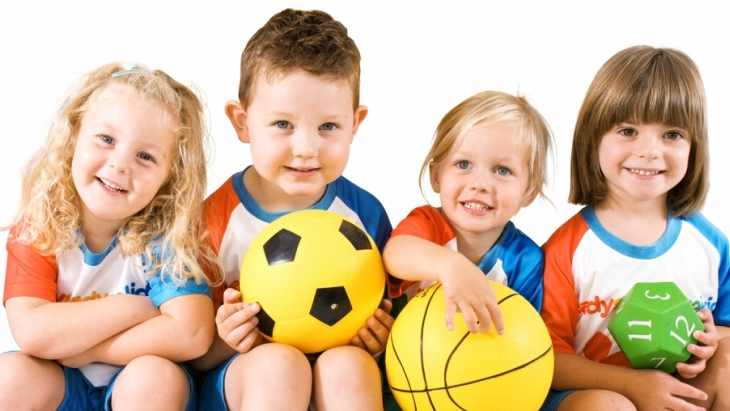
#> input picture detect faces/image.jpg, 730 x 411 px
$ python face-det-pic.py
#> lines starting #> are read from the running program, lines starting #| are printed output that depends on the picture; after the words box and inside, x2 and y2 are one past the last pixel; in counts of white or black regions, pixels touching at a corner belong together
#> further down, image is the input picture: shape (411, 730, 3); mean R, G, B 211.2, 185.3, 155.2
import cv2
import imageio
import matplotlib.pyplot as plt

# Cascade yükleme
face_cascade = cv2.CascadeClassifier('haarcascade-frontalface-default.xml')
eye_cascade = cv2.CascadeClassifier('haarcascade-eye.xml')

# Tanıma yapacak fonksiyon
def tani(fotograf):
    gray = cv2.cvtColor(fotograf, cv2.COLOR_BGR2GRAY)
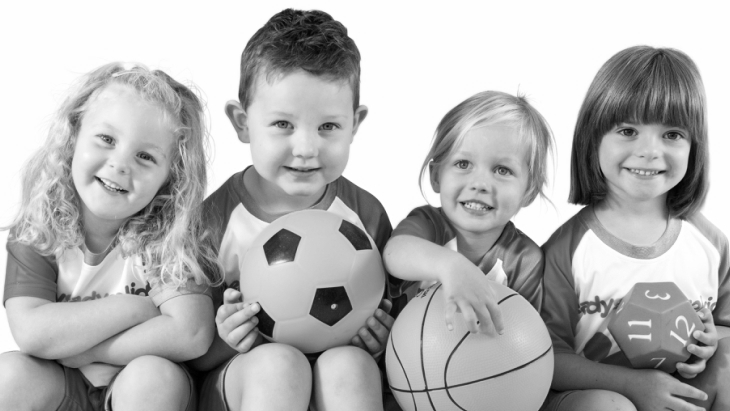
#> gray: shape (411, 730); min 0, max 255, mean 179.3
    faces = face_cascade.detectMultiScale(gray, scaleFactor= 1.3, minNeighbors=3)
#> faces = [[586, 86, 112, 112], [427, 125, 108, 108], [237, 73, 130, 130], [65, 97, 123, 123]]

    for (x, y, w, h) in faces:

        #bu fonksiyon beş parametre alır, ilki fotograf
        #ikincisi nereden başlayacağı
        #üçüncüsü boyutu
        #dördüncüsü rengi
        #beşincisi kalınlığı
        cv2.rectangle(fotograf, (x, y), (x+w, y+h), (255, 0, 0), 5)

        yuz_bulunan_alan_gri= gray[y:y+h, x:x+w]
        yuz_bulunan_alan_renkli= fotograf[y:y+h, x:x+w]

        eyes = eye_cascade.detectMultiScale(yuz_bulunan_alan_gri, 1.1, 5)

        print(eyes)
        for (ex, ey, ew, eh) in eyes:
            cv2.rectangle(yuz_bulunan_alan_renkli, (ex, ey), (ex+ew, ey+eh), (0, 255, 0), 2)

        """
        for (ex, ey, ew, eh) in eyes:
            cv2.rectangle(roi_color, (ex, ey), (ex+ew, ey+eh), (0, 255, 0), 2)
    """
#> this loop made 4 passes
#| [[31 35 23 23]
#|  [73 37 25 25]]
#| [[21 26 27 27]
#|  [62 34 25 25]]
#| [[27 32 39 39]
#|  [73 38 33 33]]
#| [[27 30 27 27]
#|  [68 49 26 26]]
#> pass 1, in tani, `yuz_bulunan_alan_renkli= fotograf[y:y+h, x:x+w]`:
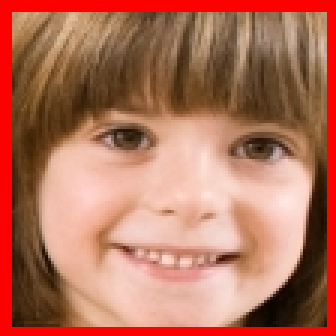
#> yuz_bulunan_alan_renkli: shape (112, 112, 3) (shown 3 times larger); mean R, G, B 179.5, 112.6, 90.7
#> pass 2, in tani, `yuz_bulunan_alan_renkli= fotograf[y:y+h, x:x+w]`:
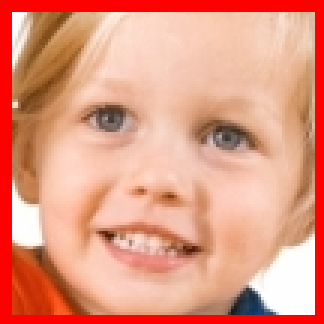
#> yuz_bulunan_alan_renkli: shape (108, 108, 3) (shown 3 times larger); mean R, G, B 228.3, 151.8, 128.6
#> after the loop:
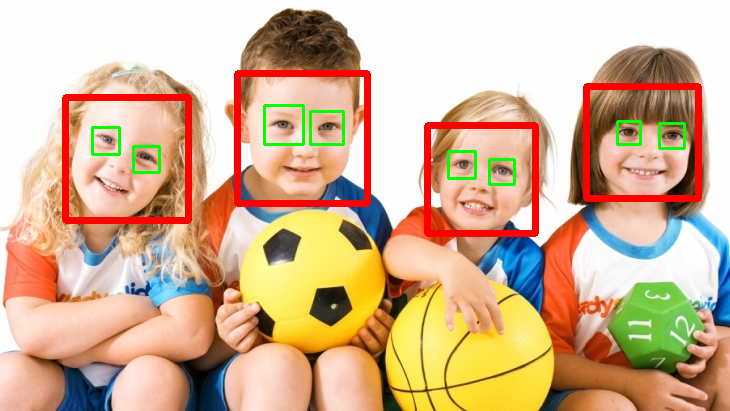
#> fotograf: shape (411, 730, 3); 5.28% of pixels changed, all inside (x1, y1, x2, y2) = (62, 70, 702, 237)
#> after the loop:
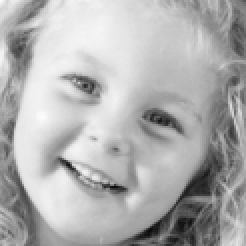
#> yuz_bulunan_alan_gri: shape (123, 123) (shown 2 times larger); min 11, max 252, mean 175.2
#> after the loop:
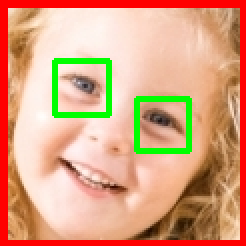
#> yuz_bulunan_alan_renkli: shape (123, 123, 3) (shown 2 times larger); mean R, G, B 217.3, 162.2, 128.3
    return fotograf

# Proje klasörü içerisindeki image.jpg dosyasında yüz ve göz tespiti yapılıyor.
# Daha sonra output.jpg dosyasına yazılıyor.
# Dosya isimlerini değiştirebilirsiniz.
image = imageio.imread('image.jpg')
image = tani(fotograf=image)
imageio.imwrite('output.jpg', image)
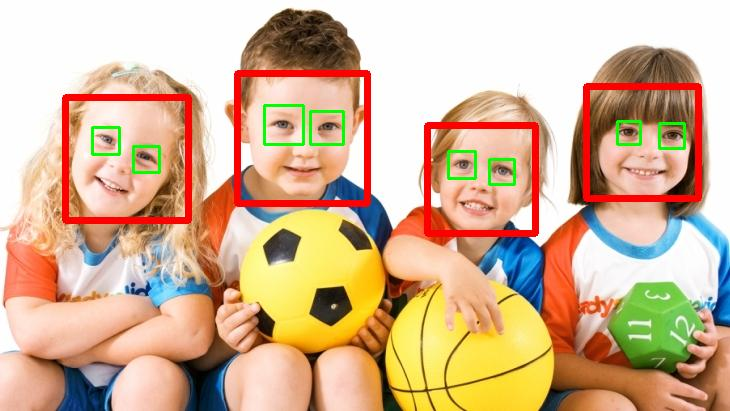
#> saved as output.jpg: shape (411, 730, 3); mean R, G, B 211.5, 179.2, 148.1

plt.imshow(image)
